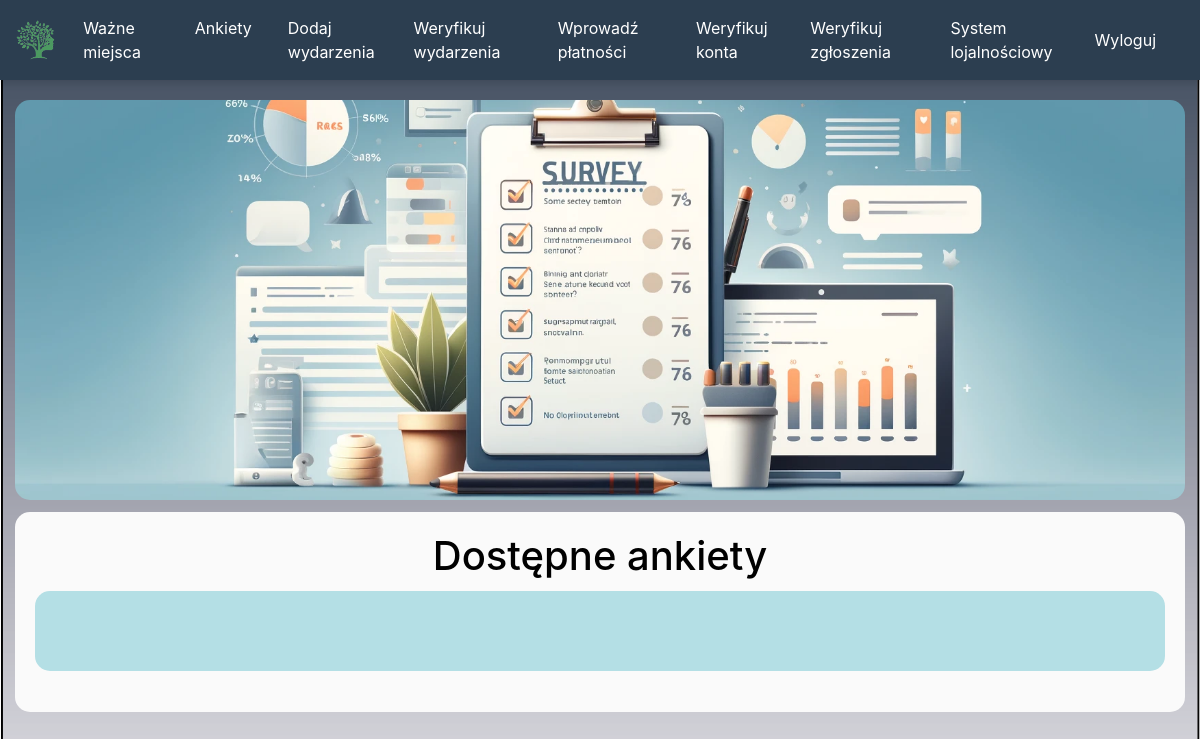
The page /surveys (signed in) on the database as committed earlier.
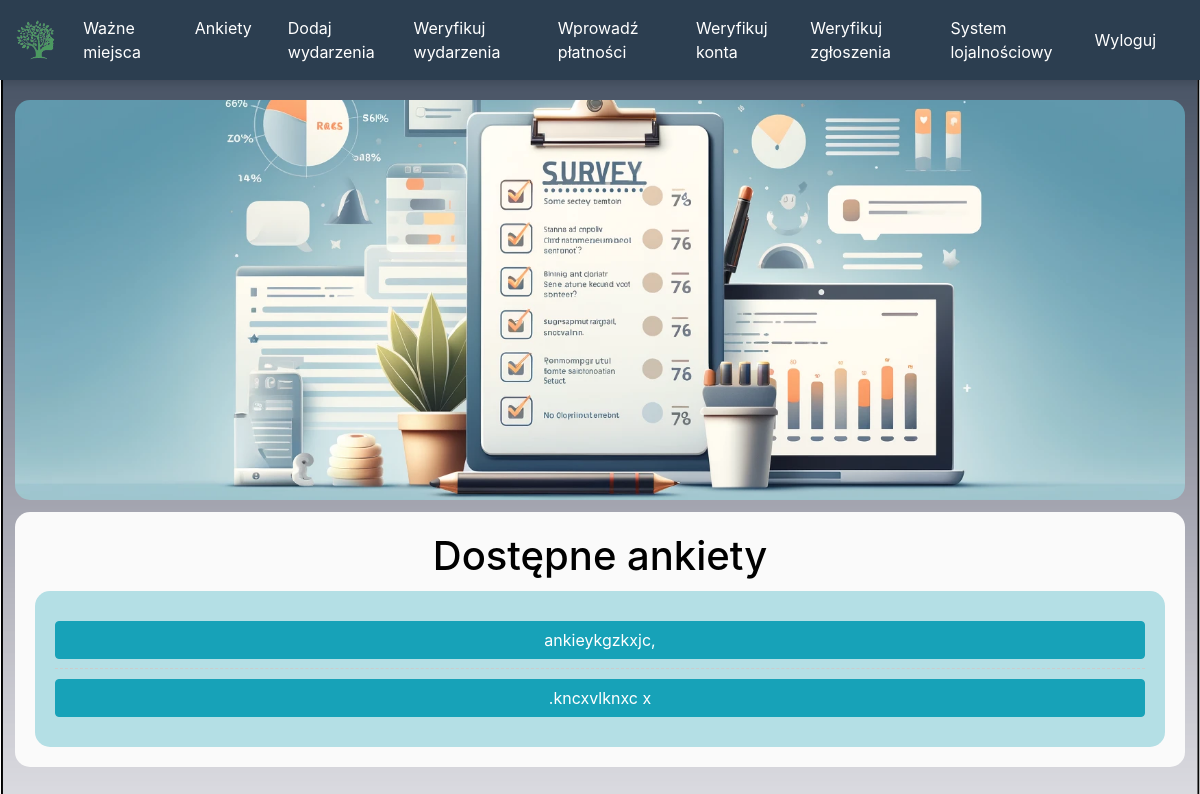
The same page on the database as committed later.
### website/models.py (models this page shows)
class Survey(db.Model):
    id = db.Column(db.Integer, primary_key=True)
    title = db.Column(db.String(150), nullable=False)
    status = db.Column(db.String(50), default='active')
    questions = db.relationship('Question', backref='survey', lazy=True)

### website/views.py (the view)
@views.route('/surveys', methods=['GET'])
@login_required
def surveys():
    surveys = Survey.query.filter_by(status='active').all()
    return render_template('surveys.html', surveys=surveys,user=current_user)

### website/templates/surveys.html (shortened to what this page needs)
{% extends "base.html" %}
{% block content %}
<div class="banner"></div>
<div id="container">
    <h1>Dostępne ankiety</h1>
    <div class="box">
        <ul class="list-group">
            {% for survey in surveys %}
                <li class="list-group-item">
                    <a class="btn btn-info" href="{{ url_for('views.fill_survey', survey_id=survey.id) }}">{{ survey.title }}</a>
                </li>
            {% endfor %}
        </ul>
    </div>
</div>
{% endblock %}

Rows that differ between the two databases and show on the page:
added Survey: title "ankieykgzkxjc,"
added Survey: title ".kncxvlknxc x"
